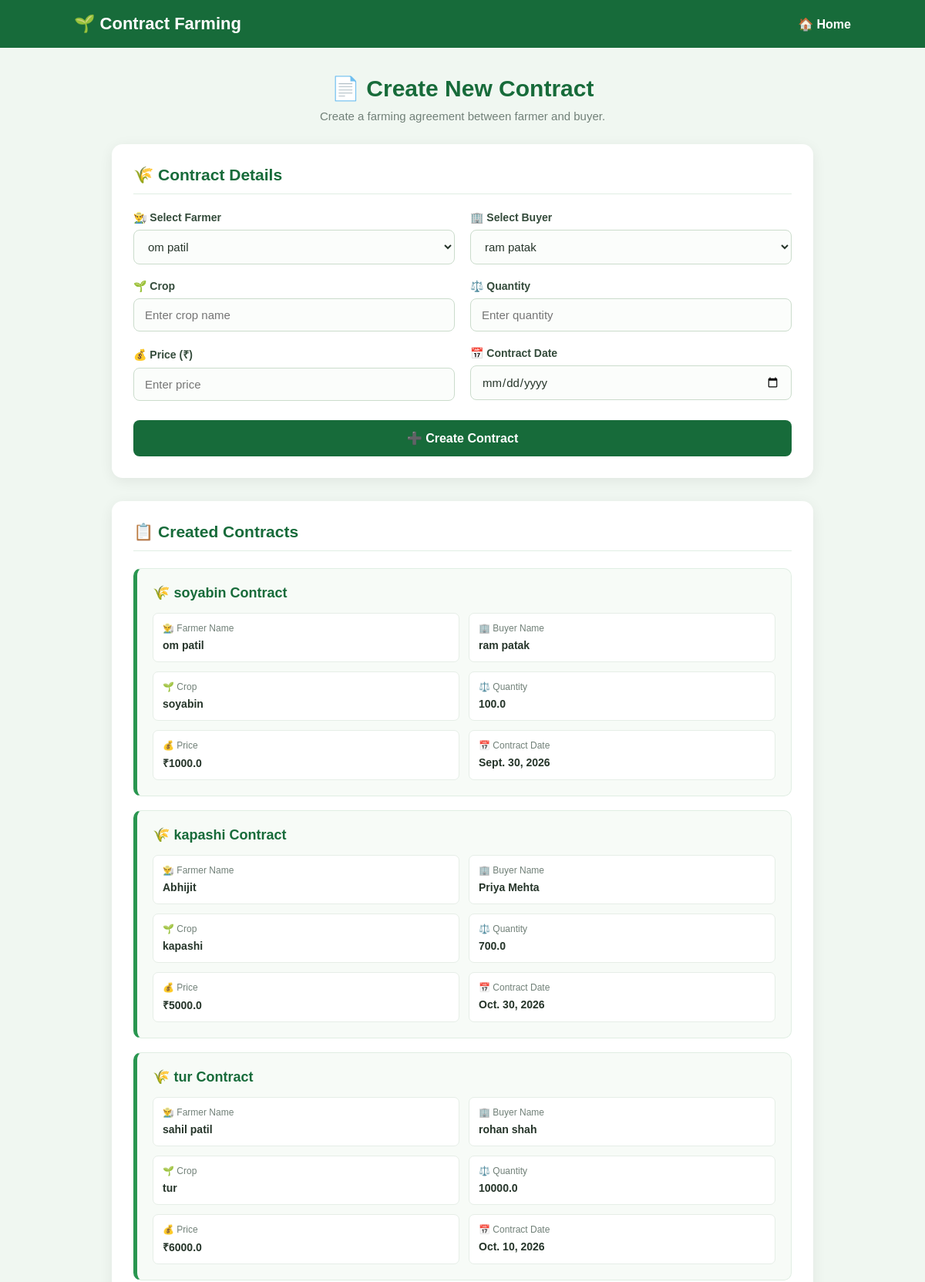
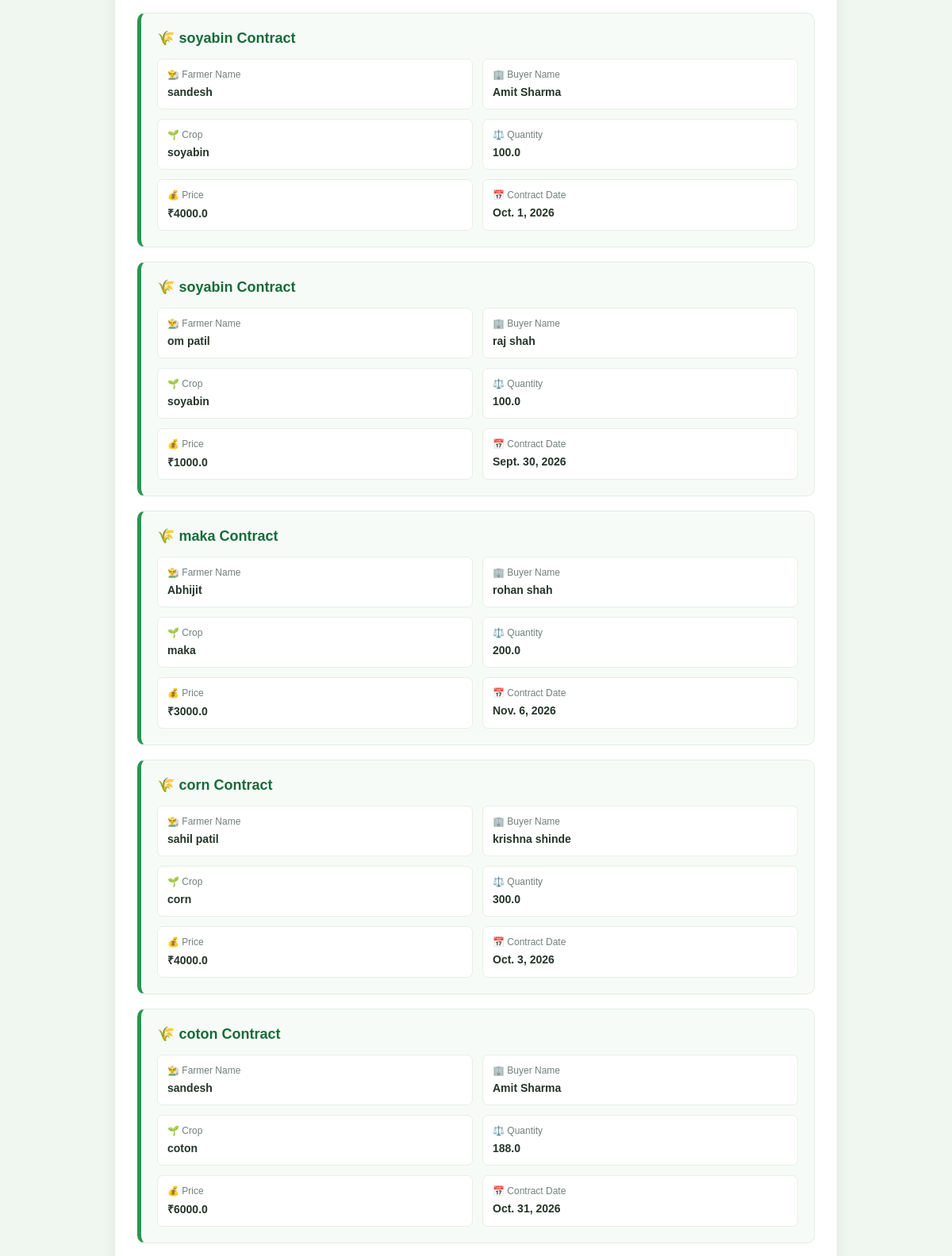
The page /contract/ (upper part) on the database its author committed (2 pictures, top to bottom).
### farming/models.py (models this page shows, shortened)
class Contract(models.Model):
    farmer = models.ForeignKey(Farmer, on_delete=models.CASCADE)
    buyer = models.ForeignKey(Buyer, on_delete=models.CASCADE)
    crop = models.CharField(max_length=100)
    quantity = models.FloatField()
    price = models.FloatField()
    contract_date = models.DateField()
    delivery_status = models.CharField(max_length=20, default='Pending')
    payment_status = models.CharField(max_length=20, default='Pending')

class Farmer(models.Model):
    name = models.CharField(max_length=100)
    mobile = models.CharField(max_length=15)
    village = models.CharField(max_length=100)
    crop = models.CharField(max_length=100)
    password = models.CharField(max_length=100)

class Buyer(models.Model):
    name = models.CharField(max_length=100)
    mobile = models.CharField(max_length=15)
    company = models.CharField(max_length=100)
    location = models.CharField(max_length=100)
    password = models.CharField(max_length=100)

### farming/views.py (the view, shortened to what this page needs)
# urls.py: path('contract/', views.contract, name='contract'),
def contract(request):
    farmers = Farmer.objects.all()
    buyers = Buyer.objects.all()
    contracts = Contract.objects.all()
    return render(request, 'contract.html', {
        'farmers': farmers,
        'buyers': buyers,
        'contracts': contracts
    })

### farming/templates/contract.html (shortened to what this page needs)
<!DOCTYPE html>
<html lang="en">
<head>
</head>
<body>
    <div class="navbar">
        <h2>🌱 Contract Farming</h2>
        <a href="/">🏠 Home</a>
    </div>
    <div class="container">
        <div class="page-heading">
            <h1>📄 Create New Contract</h1>
            <p>Create a farming agreement between farmer and buyer.</p>
        </div>
        <div class="form-card">
            <h2 class="section-title">🌾 Contract Details</h2>
            <form method="POST">
                <div class="form-grid">
                    <div class="form-group">
                        <label>👨‍🌾 Select Farmer</label>
                        <select name="farmer" required>
                            {% for farmer in farmers %}
                                <option value="{{ farmer.id }}">
                                    {{ farmer.name }}
                                </option>
                            {% endfor %}
                        </select>
                    </div>
                    <div class="form-group">
                        <label>🏢 Select Buyer</label>
                        <select name="buyer" required>
                            {% for buyer in buyers %}
                                <option value="{{ buyer.id }}">
                                    {{ buyer.name }}
                                </option>
                            {% endfor %}
                        </select>
                    </div>
                    <div class="form-group">
                        <label>🌱 Crop</label>
                        <input type="text" name="crop"
                               placeholder="Enter crop name" required>
                    </div>
                    <div class="form-group">
                        <label>⚖️ Quantity</label>
                        <input type="number" name="quantity"
                               placeholder="Enter quantity" min="1" required>
                    </div>
                    <div class="form-group">
                        <label>💰 Price (₹)</label>
                        <input type="number" name="price"
                               placeholder="Enter price" min="0" step="0.01" required>
                    </div>
                    <div class="form-group">
                        <label>📅 Contract Date</label>
                        <input type="date" name="contract_date" required>
                    </div>
                </div>
                <button type="submit" class="submit-btn">
                    ➕ Create Contract
                </button>
            </form>
        </div>
        <div class="contracts-card">
            <h2 class="section-title">📋 Created Contracts</h2>
            {% for contract in contracts %}
                <div class="contract-item">
                    <h3>🌾 {{ contract.crop }} Contract</h3>
                    <div class="contract-details">
                        <div class="detail">
                            <span>👨‍🌾 Farmer Name</span>
                            <strong>{{ contract.farmer.name }}</strong>
                        </div>
                        <div class="detail">
                            <span>🏢 Buyer Name</span>
                            <strong>{{ contract.buyer.name }}</strong>
                        </div>
                        <div class="detail">
                            <span>🌱 Crop</span>
                            <strong>{{ contract.crop }}</strong>
                        </div>
                        <div class="detail">
                            <span>⚖️ Quantity</span>
                            <strong>{{ contract.quantity }}</strong>
                        </div>
                        <div class="detail">
                            <span>💰 Price</span>
                            <strong>₹{{ contract.price }}</strong>
                        </div>
                        <div class="detail">
                            <span>📅 Contract Date</span>
                            <strong>{{ contract.contract_date }}</strong>
                        </div>
                    </div>
                </div>
            {% empty %}
                <div class="empty-message">
                    📭 No contracts created yet.
                </div>
            {% endfor %}
        </div>
    </div>
</body>
</html>

### farming/templates/contract.html (style rules this page uses)
* { margin: 0; padding: 0; box-sizing: border-box; font-family: Arial, sans-serif; }
body { background: #f0f7f1; color: #26352a; }
.navbar { background: #176b3a; color: white; padding: 18px 8%; display: flex; justify-content: space-between; align-items: center; }
.navbar h2 { font-size: 22px; }
.navbar a { color: white; text-decoration: none; font-weight: bold; }
.container { max-width: 950px; margin: 35px auto; padding: 0 20px; }
.page-heading { text-align: center; margin-bottom: 28px; }
.page-heading h1 { color: #176b3a; font-size: 30px; margin-bottom: 10px; }
.page-heading p { color: #718078; font-size: 15px; }
.form-card, .contracts-card { background: white; padding: 28px; border-radius: 14px; box-shadow: 0 4px 18px rgba(0, 0, 0, 0.07); margin-bottom: 30px; }
.section-title { color: #176b3a; font-size: 21px; margin-bottom: 22px; padding-bottom: 12px; border-bottom: 1px solid #e0eee3; }
.form-grid { display: grid; grid-template-columns: repeat(2, minmax(0, 1fr)); gap: 20px; }
.form-group { display: flex; flex-direction: column; gap: 8px; }
label { color: #344b3b; font-size: 14px; font-weight: bold; }
input, select { width: 100%; padding: 12px 14px; border: 1px solid #cbdccc; border-radius: 8px; background: #fbfdfb; color: #26352a; font-size: 15px; outline: none; }
.submit-btn { width: 100%; margin-top: 25px; padding: 14px; border: none; border-radius: 8px; background: #176b3a; color: white; font-size: 16px; font-weight: bold; cursor: pointer; transition: 0.3s; }
.contract-item { background: #f7fbf7; border: 1px solid #e0eee3; border-left: 5px solid #299650; border-radius: 10px; padding: 20px; margin-bottom: 18px; }
.contract-item h3 { color: #176b3a; margin-bottom: 15px; font-size: 18px; }
.contract-details { display: grid; grid-template-columns: repeat(2, minmax(0, 1fr)); gap: 12px; }
.detail { background: white; border: 1px solid #e6eee7; border-radius: 7px; padding: 12px; overflow-wrap: anywhere; }
.detail span { display: block; color: #718078; font-size: 12px; margin-bottom: 6px; }
.detail strong { color: #26352a; font-size: 14px; }

### rows shown on the page
Contract: crop "soyabin", farmer.name "om patil", buyer.name "ram patak", quantity "100.0", price "1000.0", contract_date "Sept. 30, 2026"
Contract: crop "kapashi", farmer.name "Abhijit", buyer.name "Priya Mehta", quantity "700.0", price "5000.0", contract_date "Oct. 30, 2026"
Contract: crop "tur", farmer.name "sahil patil", buyer.name "rohan shah", quantity "10000.0", price "6000.0", contract_date "Oct. 10, 2026"
Contract: crop "soyabin", farmer.name "sandesh", buyer.name "Amit Sharma", quantity "100.0", price "4000.0", contract_date "Oct. 1, 2026"
Contract: crop "soyabin", farmer.name "om patil", buyer.name "raj shah", quantity "100.0", price "1000.0", contract_date "Sept. 30, 2026"
Contract: crop "maka", farmer.name "Abhijit", buyer.name "rohan shah", quantity "200.0", price "3000.0", contract_date "Nov. 6, 2026"
Contract: crop "corn", farmer.name "sahil patil", buyer.name "krishna shinde", quantity "300.0", price "4000.0", contract_date "Oct. 3, 2026"
Contract: crop "coton", farmer.name "sandesh", buyer.name "Amit Sharma", quantity "188.0", price "6000.0", contract_date "Oct. 31, 2026"

### other values the page prints
form field farmer "om patil"
form field buyer "ram patak"
